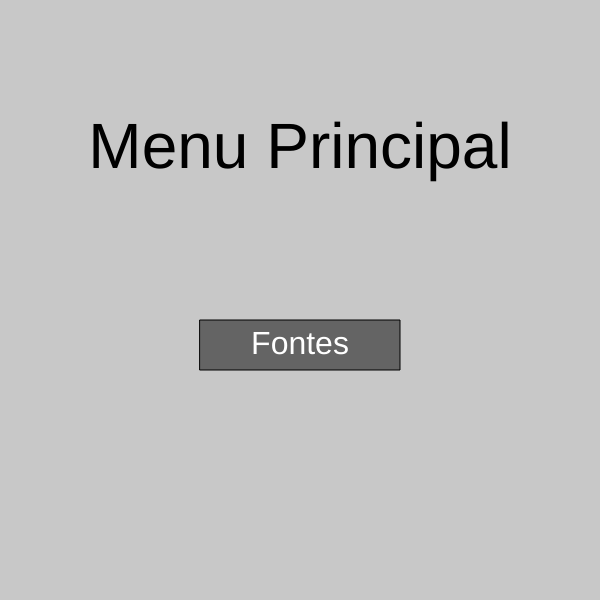
Frame 1 (no input)
Frame 60 (no input): identical to frame 1, image omitted
Frame 120 (the mouse pressed at the canvas centre since frame 60): identical to frame 1, image omitted

The p5.js sketch that drew this single still picture (run headless with seeded random() and noise() and a simulated clock; from frame 60 on, the mouse is pressed at the canvas centre):

// p5.js sketch
// ── sketch.js
let words = [];
let numWords = 15;
let currentScreen = 'menu';
let selectedWord = null;
let fontInput;
let fontWord = "";
let fonts = [];
let fontWords = [];
let displayFont = null;

function preload() {
  fonts = [
    'Georgia', 'Times New Roman', 'Arial', 'Verdana', 'Courier New', 
    'Comic Sans MS', 'Impact', 'Lucida Console', 'Palatino', 
    'Trebuchet MS', 'Arial Black', 'Tahoma', 'Book Antiqua', 
    'Lucida Sans Unicode', 'Helvetica'
  ];
}

function setup() {
  createCanvas(600, 600);
  textSize(32);
  fontInput = createInput();
  fontInput.position(200, 20);
  fontInput.size(200);
  fontInput.hide(); // Initially hide the input
}

function draw() {
  background(255);

  if (currentScreen === 'menu') {
    drawMenu();
  } else if (currentScreen === 'fonts') {
    drawFonts();
  } else if (currentScreen === 'fontDetail') {
    drawFontDetail();
  }
}

function drawMenu() {
  background(200);
  textAlign(CENTER, CENTER);
  textSize(64);
  fill(0);
  text('Menu Principal', width / 2, height / 4);

  // Botão Fontes
  fill(100);
  rect(width / 2 - 100, height / 2 + 20, 200, 50);
  fill(255);
  textSize(32);
  text('Fontes', width / 2, height / 2 + 45);
}

function drawWords() {
  drawHeader("Palavras");

  for (let word of words) {
    word.move();
    word.display();
  }
}

function drawFonts() {
  drawHeader("Fontes");

  if (fontWord !== fontInput.value()) {
    fontWord = fontInput.value();
    fontWords = [];
    for (let i = 0; i < fonts.length; i++) {
      let word = new Word(random(width), random(height), fontWord, fonts[i]);
      fontWords.push(word);
    }
  }

  for (let word of fontWords) {
    word.move();
    word.display();
  }
}

function drawFontDetail() {
  drawHeader("Fonte Detalhe");

  background(200);
  fill(0);
  textSize(64);
  textAlign(CENTER, CENTER);
  textFont(displayFont);
  text(fontWord, width / 2, height / 2 - 50);

  fill(0);
  textSize(32);
  text(`Fonte: ${displayFont}`, width / 2, height / 2 + 50);

  // Botão de voltar para a tela de fontes
  fill(100);
  rect(width / 2 - 50, height / 2 + 80, 100, 50);
  fill(255);
  textSize(32);
  text('Voltar', width / 2, height / 2 + 115);
}


function drawHeader(title) {
  // Cabeçalho
  fill(150);
  rect(0, 0, width, 60);
  fill(255);
  textAlign(LEFT, CENTER);
  textSize(32);
  text(title, 60, 30);

  // Setinha de voltar
  fill(255);
  triangle(20, 20, 40, 30, 20, 40);
}

function mousePressed() {
  if (currentScreen === 'menu') {
    if (mouseX > width / 2 - 100 && mouseX < width / 2 + 100) {
      if (mouseY > height / 2 + 20 && mouseY < height / 2 + 70) {
        currentScreen = 'fonts';
        fontInput.show(); // Show input when entering the fonts screen
      }
    }
  } else if (currentScreen === 'fonts') {
    if (mouseX > 0 && mouseX < 60 && mouseY > 0 && mouseY < 60) {
      currentScreen = 'menu';
      fontInput.hide(); // Hide input when leaving the fonts screen
    } else if (currentScreen === 'fonts') {
      for (let word of fontWords) {
        let wordWidth = textWidth(word.text);
        if (mouseX > word.x && mouseX < word.x + wordWidth && mouseY > word.y - 32 && mouseY < word.y) {
          displayFont = word.font;
          currentScreen = 'fontDetail';
          fontInput.hide(); // Hide input when leaving the fonts screen

          break;
        }
      }
    }
  } else if (currentScreen === 'fontDetail') {
    if (mouseX > width / 2 - 50 && mouseX < width / 2 + 50 && mouseY > height / 2 + 80 && mouseY < height / 2 + 130) {
      currentScreen = 'fonts';
    } else if (mouseX > 0 && mouseX < 60 && mouseY > 0 && mouseY < 60) {
      currentScreen = 'menu';
      fontInput.hide(); // Hide input when going back to menu
    }
  }
}

class Word {
  constructor(x, y, text, font) {
    this.x = x;
    this.y = y;
    this.text = text;
    this.font = font || 'Georgia';
    this.xSpeed = random(-2, 2);
    this.ySpeed = random(-2, 2);
  }

  move() {
    let wordWidth = textWidth(this.text);
    this.x += this.xSpeed;
    this.y += this.ySpeed;

    // Bounce off edges
    if (this.x < 0 || this.x + wordWidth > width) {
      this.xSpeed *= -1;
    }
    if (this.y < 32 || this.y > height) {
      this.ySpeed *= -1;
    }
  }

  display() {
    fill(0);
    textFont(this.font);
    text(this.text, this.x, this.y);
  }
}
